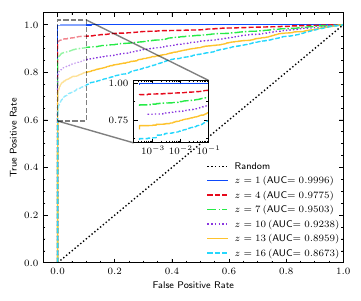

Recreate this plot in Python.
import numpy as np
import matplotlib
import matplotlib.pyplot as plt
from matplotlib.ticker import AutoMinorLocator

z = np.array([1, 4, 7, 10, 13, 16])
c_z = np.array([0, 4, 8, 15, 19, 23])
lw = 1

with plt.style.context(['science', 'nature', 'high-vis']):

    fig = plt.figure(figsize=(3,2.5), dpi=150)
    ax1 = fig.add_axes([0.0, 0.0, 1.0, 1.0])
    axins = ax1.inset_axes([0.3, 0.48, 0.25, 0.25])
    fpr_tpr_auc = np.load('model_z6.npy', allow_pickle=True)
    ax1.plot([0, 1], [0, 1], color='black', lw=lw, linestyle=':', label='Random')    
    for i in range(6):
        fpr, tpr, auc = fpr_tpr_auc[i]
        label = np.where(fpr > 0)
        ax1.plot(fpr, tpr, lw=lw, label=rf'$z = {z[i]}\,($'+ 'AUC'+ rf'$= {auc:0.4f})$', #color=cmap(norm(c_z[i]))
                )
        ax1.legend(borderaxespad=0)

        axins.plot(fpr[label], tpr[label])
    ax1.set_xlim([-0.05, 1.0])
    ax1.set_ylim([0.0, 1.05])
    ax1.set_xlabel('False Positive Rate')
    ax1.set_ylabel('True Positive Rate')
    
    # sub region of the original image
    axins.set_xscale('log')
    axins.set_xlim(xmin=2e-4,xmax=0.1)
    axins.set_ylim(ymax=1.02)
    ax1.indicate_inset_zoom(axins, edgecolor="black", facecolor='w', ls='--')
    axins.yaxis.set_minor_locator(AutoMinorLocator(2))
plt.savefig('model_z6.pdf', bbox_inches='tight', dpi=300) 
#     fig.savefig('model_z6.pdf', bbox_inches='tight')